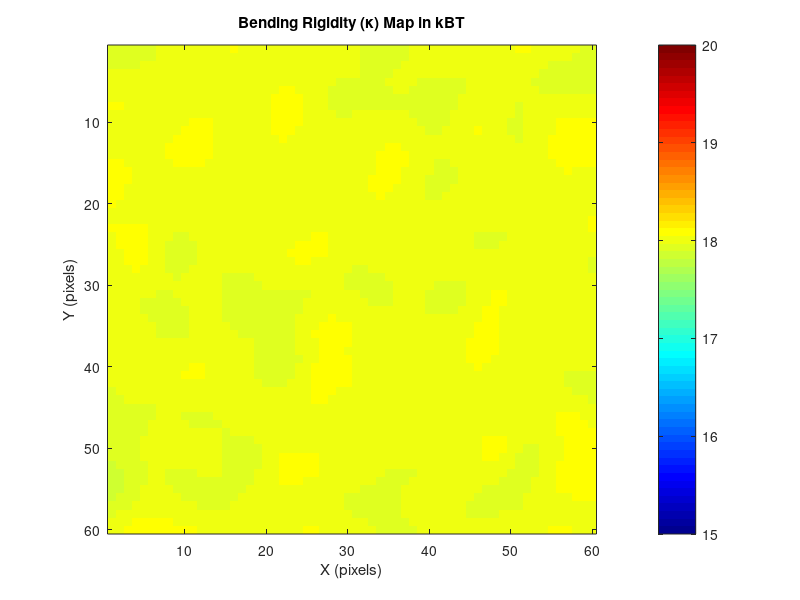
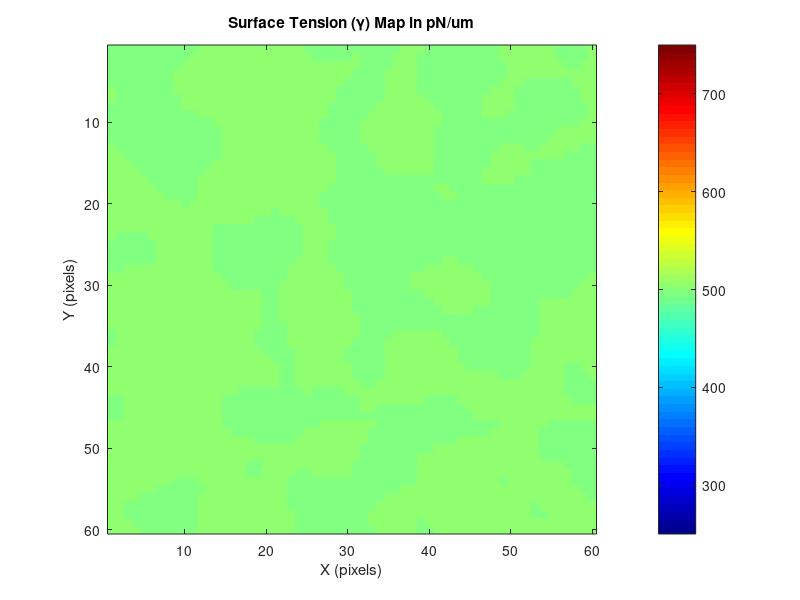

Write the MATLAB code that produced these figures, in order. (Note: this script raises an error after producing the figures.)
% Membrane Dynamics Simulation with Physical Mode Evolution and Advanced Visualization
clear; close all; clc;

%% ================= PHYSICAL PARAMETERS =================
simulation_grid_size = 60;       % Reduced for faster testing
simulated_area =1e-12;           % 5μm x 5μm membrane (15 μm²)
membrane_area = 1e-12;            % Membrane area should match simulated area
viscosity = 140;                 % Water viscosity (Pa·s)
temperature = 310;                % Temperature (K)
boltzmann_const = 1.38e-23;       % Boltzmann constant (J/K)
bending_rigidity = 18 * boltzmann_const * temperature; % ~20 kT
time_step = 10e-6;                 % MUCH smaller time step (20 ms)
total_simulation_time = 5;     % 10 ms total timefTpo
surface_tension = 500e-6;           % MUCH lower tension (0.1 pN/um)
mu = 1e-6;                       % Shear Modulus (N/m)                  
old_dir = pwd;
dir = 'D:\Kaustav\CODES SET\Membrane_Sheet_Simulation\protein_present\active\raft_loving_protein';
output_dir_irm = 'D:\Kaustav\CODES SET\Membrane_Sheet_Simulation\protein_present\active\raft_loving_protein\results_irm';            
output_dir_moransI = 'D:\Kaustav\CODES SET\Membrane_Sheet_Simulation\protein_present\active\raft_loving_protein\results_moransI';
output_dir_bending_map = 'D:\Kaustav\CODES SET\Membrane_Sheet_Simulation\protein_present\active\raft_loving_protein\bending_map';
output_dir_lipid_map = 'D:\Kaustav\CODES SET\Membrane_Sheet_Simulation\protein_present\active\raft_loving_protein\results_lipid_map';
output_dir_protein_map = 'D:\Kaustav\CODES SET\Membrane_Sheet_Simulation\protein_present\active\raft_loving_protein\results_protein_map';
output_dir_curvature_map = 'D:\Kaustav\CODES SET\Membrane_Sheet_Simulation\protein_present\active\raft_loving_protein\results_curvature_map';
pinning_strength = 50e-6;          % Moderate pinning (N/m²)


refractive_indices = [1.33, 1.48, 1.35];  % [air,media,membrane,cytosol]
separation_distance = 5e-9;
base_intensity = 0.1;
wavelength = 546e-9;
V_ext = ones(simulation_grid_size)*5e-6;  % Example: external potential map
P_ext = ones(simulation_grid_size)*0.1e-6;                         % External pressure term
low_kappa = 15;
high_kappa = 20;
low_tension = 250e-6;
high_tension  = 750e-6;
beta_phi   = 0.5;              % strong stiffening by proteins
beta_psi   = 0.5;              % moderate stiffening by rafts
C_p        = 1/(5e-3);             %(protein curvature)
C_l        = 1/(10e-3);             % (lipid curvature)

% Protein clustering properties
N = simulation_grid_size;
A_hat = 20;     % interaction parameter
S_hat = 200;     % saturation denstiy parameter
phi0_mean = 0.8;    % mean area fraction
sigma_init = 0.005;  % noise strength
phi = phi0_mean + imgaussfilt(sigma_init*randn(N,N),[5,5]);
phi = min(max(phi,1e-6),1-1e-6);   % enforce bounds
phi_eq = phi0_mean + 0.02*randn(size(phi));
phi_eq = max(min(phi_eq, 0.01), 0.05); % keep within [0.01, 0.1]

% Lipid heterogenity properties 
N = simulation_grid_size;
alpha = 0.1;    
J = 0.85;
lambda = 0.01;
psi0_mean = 0.8;    % mean area fraction
sigma_init = 0.05;  % noise strength
psi = psi0_mean + imgaussfilt(sigma_init*randn(N,N),[5,5]);
psi = min(max(psi,1e-6),1-1e-6);   % enforce bounds


C0_map = C_p.*phi + C_l.*psi;

mobility_phi = 0.1e-6;   % Protein mobility (fast)
mobility_psi = 0.1e-8;     % Lipid mobility (slow)

tau = 1000* time_step;            % relaxation time
tau_ramp = 1000*time_step;       % how fast remodeling ramps up (smoothness)
t0 = 2000 * time_step;      % start remodeling at step 100

%% ================= SPATIAL SETUP =================
system_length = sqrt(simulated_area);  % Length of membrane side (m)
grid_spacing = system_length / simulation_grid_size; % Correct grid spacing

x_coords = (0:simulation_grid_size-1) * grid_spacing;
y_coords = (0:simulation_grid_size-1) * grid_spacing;
[grid_X, grid_Y] = meshgrid(x_coords, y_coords);

% Convert to nanometers for visualization
nm_scale = 1e9;
X_nm = grid_X * nm_scale;
Y_nm = grid_Y * nm_scale;
L_nm = system_length* nm_scale;


fprintf('Grid spacing: %.1f nm\n', grid_spacing*1e9);
fprintf('Grid points: %d x %d\n', simulation_grid_size, simulation_grid_size);

%% ================= GENERATE HETEROGENEITY WITH PERLIN NOISE =================
% Define the grid of regions
num_region_rows = 100;
num_region_cols = 100;

% Calculate region size in pixels
region_height = floor(simulation_grid_size / num_region_rows);
region_width  = floor(simulation_grid_size / num_region_cols);

% Base values
base_kappa = bending_rigidity;
base_gamma = surface_tension;

% Variation amplitude (±10% variation)
kappa_variation = 0.01 * base_kappa;
gamma_variation = 0.01 * base_gamma;


rng(42); % reproducibility

% white noise
noise_kappa = randn(simulation_grid_size, simulation_grid_size);
noise_gamma = randn(simulation_grid_size, simulation_grid_size);

% smooth to introduce correlation
corr_length = 2; % adjust to control patch size
noise_kappa_smooth = imgaussfilt(noise_kappa, corr_length);
noise_gamma_smooth = imgaussfilt(noise_gamma, corr_length);

% normalise to [-1,1]
noise_kappa_smooth = noise_kappa_smooth ./ max(abs(noise_kappa_smooth(:)));
noise_gamma_smooth = noise_gamma_smooth ./ max(abs(noise_gamma_smooth(:)));

% apply variation (now can go above or below base)
kappa_map = base_kappa + kappa_variation * noise_kappa_smooth;
gamma_map = base_gamma + gamma_variation * noise_gamma_smooth;

kappa_map = imgaussfilt(kappa_map, 0.8);  % sigma in pixels; adjust
gamma_map = imgaussfilt(gamma_map, 0.8);

num_time_steps = round(total_simulation_time / time_step);


%% ================= VISUALIZATION =================
figure();
% Plot kappa map
imagesc(1:simulation_grid_size, 1:simulation_grid_size, kappa_map/(boltzmann_const*temperature));
colormap jet;
axis square; colorbar; 
caxis([low_kappa high_kappa]);
title('Bending Rigidity (κ) Map in kBT');
xlabel('X (pixels)'); ylabel('Y (pixels)');



% Plot gamma map
figure();
imagesc(1:simulation_grid_size, 1:simulation_grid_size, gamma_map*1e6);
colormap jet;
caxis([low_tension*1e6 high_tension*1e6]);
axis square; colorbar;
title('Surface Tension (γ) Map in pN/um');
xlabel('X (pixels)'); ylabel('Y (pixels)');





%% ================= MEMBRANE PINNING =================
pinning_grid_spacing = 1;  % Pin every 20th grid point
pinned_sites = false(simulation_grid_size, simulation_grid_size);
pinned_sites(1:pinning_grid_spacing:end, 1:pinning_grid_spacing:end) = true;

% Soft harmonic confinement at edges

[X_grid, Y_grid] = meshgrid(1:simulation_grid_size, 1:simulation_grid_size);

% Combine pinning and confinement
pinning_potential = zeros(simulation_grid_size, simulation_grid_size);
pinning_potential(pinned_sites) = pinning_strength;

%% ================= TIME EVOLUTION SETUP =================

time_points = (0:num_time_steps-1) * time_step;

% Initialize arrays
height_current = 1e-9 * randn(simulation_grid_size);

height_time_series = zeros(simulation_grid_size, simulation_grid_size, num_time_steps);

height_time_series(:, :, 1) = height_current;
fprintf('Starting simulation with %d steps...\n', num_time_steps);

% phi initialization (example)
protein_map_series = zeros(simulation_grid_size, simulation_grid_size, num_time_steps);
lipid_map_series = zeros(simulation_grid_size, simulation_grid_size, num_time_steps);
curvature_map_series = zeros(simulation_grid_size, simulation_grid_size, num_time_steps);
kappa_map_series = zeros(simulation_grid_size, simulation_grid_size, num_time_steps);



% Heterogentity Map
protein_map_series(:,:,1) = phi;
lipid_map_series (:,:,1) = psi;
curvature_map_series (:,:,1) = C0_map;


%% =================  WAVE VECTORS  =================
wavevector_height = 2*pi/system_length * [0:simulation_grid_size/2, -simulation_grid_size/2+1:-1];
[Qx, Qy] = meshgrid(wavevector_height, wavevector_height);
Q2 = Qx.^2 + Qy.^2;
Q2(1,1) = 1e-12;
Q4 = Q2.^2;

wavevector_protein = 2*pi/(system_length*1e6) * [0:simulation_grid_size/2, -simulation_grid_size/2+1:-1];
[Qx_p, Qy_p] = meshgrid(wavevector_protein, wavevector_protein);
Q2_p = Qx_p.^2 + Qy_p.^2;     % Laplacian operator in Fourier space
Q2_p(1,1) = 1e-12;  % Explicit DC component to be very low
Q4_p = Q2_p.^2;             % Biharmonic if needed

wavevector_lipid = 2*pi/(system_length*1e6) * [0:simulation_grid_size/2, -simulation_grid_size/2+1:-1];
[Qx_l, Qy_l] = meshgrid(wavevector_lipid, wavevector_lipid);
Q2_l = Qx_l.^2 + Qy_l.^2;     % Laplacian operator in Fourier space
Q2_l(1,1) = 1e-12; % Explicit DC component to be very low
Q4_l = Q2_l.^2;             % Biharmonic if needed



% de-alias (2/3 rule) mask (centered in FFT ordering)
Nx = simulation_grid_size; Ny = Nx;
cx = floor(Nx/2)+1; cy = floor(Ny/2)+1;
kx_cut = floor((2/3)*(Nx/2));
ky_cut = kx_cut;
mask = zeros(Ny, Nx);
ix = (cx-kx_cut):(cx+kx_cut);
iy = (cy-ky_cut):(cy+ky_cut);
mask(iy, ix) = 1;


% regularized mobility in q-space (Oseen-like), avoid divergence at tiny q
eps_q = (2*pi/system_length)^2 * 1e-8;
Lambda_q = 1 ./ (4 * viscosity * sqrt(Q2 + eps_q));
Lambda_q(1,1) = 0;       % no mobility for q=0 (handle mean separately)


qphys = sqrt(Q2);
qcut = 0.67*(pi/grid_spacing);
filter_q = exp(-(qphys/qcut).^8);   % soft rolloff

figure();
imagesc(qphys);
sprintf('The cutoff is %f',qcut);
figure();
imagesc(filter_q);


% constants for diagnostics or alternative schemes
mobility_det = 1/(viscosity * qcut);  % characteristic (not used in modal update)
% End precompute


%% =================  MAIN LOOP  =================
fig1 = figure('Position', [100, 100, 600, 800], 'Color', 'w');
fig2 = figure('Position', [100, 100, 800, 800], 'Color', 'w');
for step = 2:num_time_steps

    % 1) current Hq (Fourier amplitudes of the field)
    height_current = height_time_series(:,:,step-1);
    Hq = fft2(height_current);   % Nx-by-Nx complex array

    % === Gradients and Laplacians ===
    
    % === Gradiens and Laplacians for heights === %
    h_x = real(ifft2(1i * Qx .* Hq));
    h_y = real(ifft2(1i * Qy .* Hq));
    Laplacian_h = real(ifft2(-Q2 .* Hq));
    Biharmonic_h = real(ifft2(Q4 .* Hq));
    
    % === Gradients and Laplacians for proteins ===%
    phi = protein_map_series(:,:,step-1);
    phi_q = fft2(phi);
    grad_phi_x = real(ifft2(1i * Qx_p .* phi_q));
    grad_phi_y = real(ifft2(1i * Qy_p .* phi_q));
    grad_sq_phi = grad_phi_x.^2 + grad_phi_y.^2;    
    Laplacian_phi = real(ifft2(-Q2_p .* phi_q));
    Biharmonic_phi = real(ifft2(Q4_p .* phi_q));
    
    % === Gradients and Laplacians for lipids ===%
    psi = lipid_map_series(:,:,step-1);
    psi_q = fft2(psi);
    grad_psi_x = real(ifft2(1i * Qx_p .* psi_q));
    grad_psi_y = real(ifft2(1i * Qy_p .* psi_q));
    grad_sq_psi = grad_psi_x.^2 + grad_psi_y.^2;
    Laplacian_psi = real(ifft2(-Q2_l .* psi_q));
    Biharmonic_psi = real(ifft2(-Q4_l.* psi_q));

   

    % Cahn Hillard Type of Protein Diffusion and Dynamics

    coeff1 = 1 ./ (1 - phi) - A_hat .* phi;
    coeff2 = 1 ./ (1 - phi).^2 - A_hat;
    coeff3 = (A_hat ./ (2*S_hat));
    term1 = Laplacian_phi .* coeff1;
    term2 = grad_sq_phi .* coeff2;
    term3 = -phi .* (coeff3 .* Biharmonic_phi);
    
    
    % Raft Protein Coupling J
    % Cytoskeleton unbinding time Tau
    % M_phi, M_psi are mobilities (lipid and protein respectively)
    
    % ---------------- Chemical potentials ----------------
    % Lipid order parameter (raft vs non-raft)\
    %Positive J refers to proteins to nucleate psi =1 rafts
    mu_psi = alpha .* (psi.^3 - psi) - lambda .* Laplacian_psi - J*(psi-phi) ;
    

    % Protein area fraction (Cahn–Hilliard(from Rangamani Paper)+ coupling + height term + actin attachment)
    s = 1 - exp( -(step*time_step - t0) / tau_ramp );   % 0..1 smooth turn-on, set s=0 for t<t0 if desired
    s = max(0, s);   % ensure non-negative
    mu_phi = term1 + term2 + term3  ...
        - kappa_map.*(Laplacian_h - C_p.*phi) ...
        - (s ./ tau) .* (phi - phi_eq); % Activity is involved


    % ---------------- Time updates ----------------
    % Protein evolution (Cahn–Hilliard type)
    phi_new = phi + time_step * mobility_phi .* real(ifft2(-Q2_p .* fft2(mu_phi)));

    % Lipid evolution (Cahn–Hilliard)
    psi_new = psi + time_step * mobility_psi .* real(ifft2(-Q2_l .* fft2(mu_psi)));
   
    % Bound enforcement (since phi and psi are bounded order parameters)
    phi_new = min(max(phi_new, 0), 1);
    psi_new = min(max(psi_new, 0), 1);

    % Store updated fields
    protein_map_series(:,:,step) = phi_new;
    lipid_map_series(:,:,step)   = psi_new;
    kappa_map_series(:,:,step) = kappa_map;

     % --- Update kappa map (spatially and temporally varying) ---
    kappa_map = base_kappa .* (1 + beta_phi * phi_new + beta_psi * psi_new);
    kappa_map = max(kappa_map, 0.1 * base_kappa);
    
    
    % Enforce bounds (since phi is area fraction)
    phi_new = min(max(phi_new, 0), 1);
    % Store
    protein_map_series(:,:,step) = phi_new;
    % Spontaneous curvature coupling
    C0_map = C_p * phi_new + C_l* psi_new;
    
    % Correct bending force with spatially varying kappa:
    field = kappa_map .* (Laplacian_h - C0_map);
    F_bend_full = real(ifft2(-Q2 .* fft2(field)));  

    % Correct tension force with spatially varying gamma:
    gx = gamma_map .* h_x;
    gy = gamma_map .* h_y;
    F_tens_full = real(ifft2( 1i*(Qx .* fft2(gx) + Qy .* fft2(gy)) ));  % = ∇·(gamma ∇h)

    % Pinning / external (local)
    F_pin = - pinning_potential .* height_current;
    F_ext_local = - V_ext .* height_current;

    % Nonlinear area derivative (if you want the full nonlinear derivative, add here).
    % Otherwise compute global Sigma_area and treat as linear extra tension (goes into Kq)
    grad_sq_map = h_x.^2 + h_y.^2;
    I_grad = sum(grad_sq_map(:)) * (grid_spacing^2);
    %Sigma_area = (area_compressibility / (2 * membrane_area)) * I_grad;
    % full area force (nonlinear piece) — optional, only if you want non-linear correction
    % F_area_nl = -(area_compressibility) * divergence( (|grad h|^2) * grad h )   (compute via spectral/FD if desired)
    % For stability most use Sigma_area * Lap_h as linearized contribution.

    % Uniform pressure: acts on q=0 only; create real-space constant forcing (same everywhere)
    F_press_real = - P_ext * ones(size(height_current));  % careful: this is area force per unit area

    % ------------------- Compose FULL real-space force ------------------------------
    F_full_real = F_bend_full + F_tens_full + F_pin + F_ext_local + F_press_real;
    % Note: Sigma_area * Lap_h is included here only if you want it also to appear as part of F_nl.
    % But we'll include Sigma_area in Kq (preferred), so subtract its linear part below.

    % ------------------- Build linear diagonal Kq using base constants ----------------
    kappa_mean = mean(kappa_map(:));
    gamma_mean = mean(gamma_map(:));
    
    Kq = kappa_mean .* Q4 + gamma_mean .* Q2;
    Kq(1,1) = Inf; % avoid division by zero for q=0


    % ------------------- Extract residual (non-diagonal) forcing ---------------------
    % residual = full force - (linear operator applied in real space)
    % linear_op_real = - base_kappa * ∇^4 h + base_gamma * ∇^2 h + Sigma_area * ∇^2 h + F_press_linear
    % Compute linear_op_real in real space (use same spectral derivatives)
    linear_bend_real = - base_kappa .* Biharmonic_h ; 
    linear_tens_real = base_gamma .* Laplacian_h;
    linear_press_real = - P_ext * ones(size(height_current)); % if you want pressure in linear part
    linear_op_real = linear_bend_real + linear_tens_real + linear_press_real;

    % Residual forcing (what goes into F_nl_real)
    F_nl_real_residual = F_full_real - linear_op_real;
    % zero out tiny numerical noise
    F_nl_real_residual(abs(F_nl_real_residual) < 1e-20) = 0;

    % ------------------- Transform residual into q-space (dealias / mask optionally) -
    Fq_nl = fft2(F_nl_real_residual);
    Fq_nl = Fq_nl .* filter_q;   % if you use a de-alias mask (recommended)

    % ------------------- OU modal parameters (use time_step, not step) ----------------
    tau_q = 1 ./ (Lambda_q .* Kq);
    % --- mobility and Kq already computed earlier ---
    % tau_q = 1 ./ (Lambda_q .* Kq);   % you already have this
    % Compute alpha using time_step (NOT step)
    alpha_q = exp(- time_step ./ tau_q);
    alpha_q(isnan(alpha_q)) = 0;

    % Correct discrete variance for MATLAB fft2 normalization (dx = grid_spacing)
    Vq = mobility_det* (boltzmann_const * temperature) ./ (Kq * (grid_spacing^4));
    % clean up numerics
    Vq(isinf(Vq) | isnan(Vq)) = 0;

    % 9) deterministic modal forcing from residual
    det_nl_q = (1 - alpha_q) .* (Fq_nl ./ Kq);
    det_nl_q(isnan(det_nl_q) | isinf(det_nl_q)) = 0;

    % Generate Hermitian Gaussian noise
    Xi = (randn(simulation_grid_size, simulation_grid_size) + 1i*randn(simulation_grid_size, simulation_grid_size));
    Xi = makeHermitian(Xi);   % ensure conjugate symmetry and Nyquist/DC real
    Xi(1,1) = real(Xi(1,1));

    % stochastic increment (per-mode)
    stoch_q = sqrt( Vq .* (1 - alpha_q.^2) ) .* Xi.*filter_q;

    % 11) final modal update
    Hq_new = alpha_q .* Hq + det_nl_q + stoch_q;

    % 12) optional spectral filter and back to real
    Hq_new = Hq_new .* filter_q;
    height_current = real(ifft2(Hq_new));

    % 13) remove mean (control q=0 / volume)
    height_current = height_current - mean(height_current(:));

    % 14) store & visualize
    height_time_series(:,:,step) = height_current;
  
    % Update visualization less frequently
    if mod(step, 5000) == 1
        update_visualization(fig1,fig2, X_nm, Y_nm,L_nm,height_current, time_points(step),lipid_map_series,kappa_map_series,protein_map_series,step);
        drawnow;
    end
end
%%
std_dev_time = std(height_time_series,0,3);
figure;
imshow(std_dev_time*1e9,[min(std_dev_time(:)*1e9) max(std_dev_time(:)*1e9)]);
colormap jet;
colorbar;
caxis([min(std_dev_time(:)*1e9) max(std_dev_time(:))*1e9]);
title('Standard Deviation of height(nm)');
filename = sprintf('SD_Time.png');
full_path = fullfile(dir, filename);
saveas(gcf, full_path);
close;

cd(dir);
% Setup for video
video_filename = 'membrane_dynamics_movie(pinned).mp4';
video1 = VideoWriter(video_filename, 'MPEG-4');
video1.FrameRate = 100;
open(video1);
figure();  % Create and reuse figure window
h_range = max(abs(height_time_series(:)));

cmin = -h_range*1e9;
cmax=  h_range*1e9 ;
for t = 1:100:num_time_steps
    clf;
    h = height_time_series(:,:,t)*1e9;
    surf(X_nm, Y_nm, h, 'EdgeColor','none');
    hold on;

    % Use actual time value in microseconds
    title(sprintf('Membrane Height (t = %.2f ms)', time_points(t)*1e3));
    xlabel('x/L'); ylabel('y'); zlabel('h (nm)');
    view(-30, 60);
    colormap(turbo);
    hcb = colorbar('Location','eastoutside');
    hcb.Label.String = 'Height (nm)';
    caxis([cmin cmax]);
    zlim([cmin cmax]);
    light('Position', [1 1 1], 'Style', 'infinite');

    drawnow;
    frame = getframe(gcf);

    writeVideo(video1, frame);
end

close(video1);

close(video1);
cd(old_dir);

%% Generate IRM Images and MoransI Map from the fluctuation map of the simulation


for step = 1:50:num_time_steps
    
        height_current = height_time_series(:,:,step);

        % Calculate wave number for the membrane
        wave_number = 2 * pi * refractive_indices(2) / wavelength;

        % Calculate reflection intensities
        reflected_intensity_1 = fc(1, 2, refractive_indices)^2 * base_intensity;
        reflected_intensity_2 = (1 - fc(1, 2, refractive_indices)^2) * base_intensity * fc(2, 3, refractive_indices)^2;

        % Calculate interference terms
        max_intensity = reflected_intensity_1 + reflected_intensity_2 + 2 * sqrt(reflected_intensity_1 * reflected_intensity_2);
        min_intensity = reflected_intensity_1 + reflected_intensity_2 - 2 * sqrt(reflected_intensity_1 * reflected_intensity_2);

        sum_intensity = max_intensity + min_intensity;
        diff_intensity = max_intensity - min_intensity;

        % Calculate reflection coefficients
        reflection_factor = fc(2, 3, refractive_indices) / fc(1, 2, refractive_indices);
        interference_coeff = reflection_factor * (1 - fc(1, 2, refractive_indices)^2);

        % Phase calculations
        phase_shift = 4 * pi * refractive_indices(2) * separation_distance / wavelength;
        reference_height = -(wavelength / (4 * pi * refractive_indices(1))) * ...
            atan((interference_coeff * sin(phase_shift)) / ...
            (1 + interference_coeff * sin(phase_shift)));

        % Final intensity calculation
        intensity_map = sum_intensity/2 - diff_intensity * ...
            cos(2 * wave_number * (height_current - reference_height));

        % Calculate Moran's I
        kernel_size = 11;
        center = ceil(kernel_size/2);
        [kernel_x, kernel_y] = meshgrid(-(center-1):(kernel_size-center), -(center-1):(kernel_size-center));
        distance_kernel = sqrt(kernel_x.^2 + kernel_y.^2) * grid_spacing;
        epsilon = 1e-10;
        weighting_kernel = 1 ./ (distance_kernel + epsilon);
        weighting_kernel(center, center) = 0;

        global_mean_h = mean(height_current(:));
        mean_centered_h = height_current - global_mean_h;
        weighted_sum_of_neighbors_deviations = conv2(mean_centered_h, weighting_kernel, 'same');
        numerator_map = mean_centered_h .* weighted_sum_of_neighbors_deviations;
        global_variance = var(height_current(:), 1);
        morans_i_map = numerator_map / global_variance;
        
        
        
                % Save intensity frame
        intensity_normalized = mat2gray(intensity_map);
        intensity_uint8 = im2uint8(intensity_normalized);
        filename = sprintf('frame_%04d.png', step);
        imwrite(intensity_uint8, fullfile(output_dir_irm, filename));

        % Save Moran's I frame
        morans_i_normalized = mat2gray(morans_i_map);
        morans_i_uint8 = im2uint8(morans_i_normalized);
        filename = sprintf('MoransI_%04d.png', step);
        imwrite(morans_i_uint8, fullfile(output_dir_moransI, filename));
        
        phi_norm = mat2gray(protein_map_series(:,:,step));
        phi_image = im2uint8(phi_norm);
        filename = sprintf('Protein_Density_Map_%04d.png',step);
        imwrite(phi_image,fullfile(output_dir_protein_map,filename));
        
        
        a = lipid_map_series(:,:,step);
        binary_lipid_map_series(:,:,step) = a > 0.01;
        psi_norm = mat2gray(lipid_map_series(:,:,step));
        phi_image = im2uint8(psi_norm);
        filename = sprintf('Lipid_Density_Map_%04d.png',step);
        imwrite(phi_image,fullfile(output_dir_lipid_map,filename));
        
        
        height_norm = mat2gray(height_time_series(:,:,step)*1e9);
        height_image = im2uint8(height_norm);
        filename = sprintf('Height_Map_%04d.png',step);
        imwrite(height_image,fullfile(output_dir_curvature_map,filename));
        
           
end

%% Finding the PSD of the simulation data

[S2D, qx, qy, q_r, S_radial, S_qw, omega, q_list] = compute_PSDs(height_time_series, grid_spacing, grid_spacing, time_step);

% 1) 2D PSD heatmap (log scale)
figure;
imagesc( fftshift(qx(1,:)), fftshift(qy(:,1)), fftshift(log10(abs(S2D))) );
axis xy; xlabel('q_x (rad/m)'); ylabel('q_y (rad/m)');
title('log10 S(q_x,q_y)'); colorbar;

% 2) radial PSD
figure;
loglog(q_r, S_radial, '-o');
xlabel('q (rad/m)'); ylabel('S_{radial}(q)');
title('Circularly averaged PSD');
filename = sprintf('Circularly averaged PSD.png');
full_path = fullfile(dir, filename);
saveas(gcf, full_path);
close;

% 3) temporal PSD for selected q-modes
for qq = 1:size(S_qw,1)
    figure;
    loglog(omega, S_qw(qq,:));
    xlim([omega(2), max(omega)/2]);
    title(sprintf('Mode %d temporal PSD', qq));
    xlabel('\omega (rad/s)'); ylabel('S(\omega)');
    filename = sprintf('Temporal_PSD_mode%d.png',qq);
    full_path = fullfile(dir, filename);
    saveas(gcf, full_path);
    close;
end



function [S2D, qx, qy, q_r, S_radial, S_qw, omega, q_list] = compute_PSDs(h_ts, dx, dy, dt)
    [Nx, Ny, Nt] = size(h_ts);
    % Note: in your code Nx==Ny==simulation_grid_size; but handle general Nx,Ny.
    Nx = size(h_ts,2);
    Ny = size(h_ts,1); % if orientation differs, ensure consistent: here assume (Ny x Nx x Nt)
    [Ny, Nx, Nt] = size(h_ts);

    Lx = Nx * dx;
    Ly = Ny * dy;
    A = Lx*Ly;
    
    % wavevector grids (MATLAB fft ordering)
    kx = (2*pi/Lx) * [0:(Nx/2-1) (-Nx/2):-1];
    ky = (2*pi/Ly) * [0:(Ny/2-1) (-Ny/2):-1];
    [Qx, Qy] = meshgrid(kx, ky);
    q2 = Qx.^2 + Qy.^2;
    q_mag = sqrt(q2);

    % accumulate |H(q)|^2 over time
    H2_acc = zeros(Ny, Nx);
    % store Hq(t) for spatio-temporal PSD for a subset of q (avoid huge memory)
    % choose a few representative q vectors (e.g., along kx axis and some radial rings)
    q_indices = select_q_indices(Nx, Ny); % helper to choose list of (iy,ix) pairs
    n_qsel = size(q_indices,1);
    Hq_time = zeros(n_qsel, Nt);  % complex

    for tt = 1:Nt
        h = h_ts(:,:,tt);
        H = fft2(h);                     % MATLAB fft2: no forward normalization
        H2_acc = H2_acc + abs(H).^2;     % accumulate power per mode

        % collect chosen mode coefficients over time
        for qq = 1:n_qsel
            iy = q_indices(qq,1); ix = q_indices(qq,2);
            Hq_time(qq, tt) = H(iy, ix);
        end
    end

    % Time-averaged 2D PSD (normalization explained below)
    % Using normalization: S2D(q) = (dx*dy)/(Nx*Ny*Nt) * sum_t |H(q,t)|^2
    S2D = (dx*dy) / (Nx * Ny * Nt) * H2_acc;

    % Circular / radial average
    qmax = max(q_mag(:));
    nbins = floor(min(Nx,Ny)/2);
    q_edges = linspace(0, qmax, nbins+1);
    q_centers = 0.5*(q_edges(1:end-1) + q_edges(2:end));
    S_radial = zeros(1, nbins);
    counts = zeros(1, nbins);

    for iy = 1:Ny
        for ix = 1:Nx
            qv = q_mag(iy,ix);
            % find bin
            bin = find(qv >= q_edges(1:end-1) & qv < q_edges(2:end), 1);
            if isempty(bin)
                continue
            end
            S_radial(bin) = S_radial(bin) + S2D(iy,ix);
            counts(bin) = counts(bin) + 1;
        end
    end
    nonzero = counts>0;
    S_radial(nonzero) = S_radial(nonzero) ./ counts(nonzero);
    q_r = q_centers;

    % ---- Spatio-temporal PSD for selected q's: do temporal FFT of Hq_time ----
    % Option: detrend or window time series before FFT to reduce leakage
    nfft = 2^nextpow2(Nt);
    df = 1/(dt * nfft);
    freq = (0:(nfft-1)) * df;                 % Hz
    omega = 2*pi*freq;                        % rad/s
    S_qw = zeros(n_qsel, nfft);               % power spectral density per mode vs freq

    for qq = 1:n_qsel
        hq_t = squeeze(Hq_time(qq,:));        % complex time series (units inherited from fft2)
        % optional: remove mean
        hq_t = hq_t - mean(hq_t);
        % window
        w = hann(Nt)';
        hq_tw = hq_t .* w;
        H_t = fft(hq_tw, nfft);
        Pxx = (dt / (Nt * sum(w.^2))) * abs(H_t).^2;  % one-sided not done; keep full-spectrum
        S_qw(qq, :) = Pxx;
    end

    % return grid and list of selected q indices for reference
    qx = Qx; qy = Qy;
    q_list = q_indices;
end

%% helper: choose representative q indices (center + few rings + kx axis)
function q_indices = select_q_indices(Nx, Ny)
    cx = floor(Nx/2)+1; cy = floor(Ny/2)+1; % MATLAB 1-based center
    % pick small set: center, few along +kx and +ky and diagonals
    picks = [cy, cx; cy, cx+1; cy, cx+2; cy+1, cx; cy+2, cx; cy+1, cx+1; cy+2, cx+2];
    % clip indices within [1,N]
    picks(:,1) = mod(picks(:,1)-1, Ny)+1;
    picks(:,2) = mod(picks(:,2)-1, Nx)+1;
    q_indices = unique(picks, 'rows', 'stable');
end





%% ================= VISUALIZATION FUNCTION =================
function update_visualization(fig1,fig2,X_nm, Y_nm, L_nm, h_total, current_time,lipid_map_series,kappa_map_series,protein_map_series,step)
    figure(fig1);
    clf;
    
    % Assuming X_nm and Y_nm are your 2D meshgrid arrays, and L_nm is the domain length.
    % Convert height to nm
    h_nm = h_total * 1e9;

     % Main surface plot
    subplot(2, 2, [1, 2]);
    % Use the full 2D arrays for X, Y, and Z
    surf(X_nm, Y_nm, h_nm, 'EdgeColor', 'none');
    title(sprintf('Membrane Height at t = %.2f ms', current_time*1e3));
    xlabel('x (nm)');
    ylabel('y (nm)');
    zlabel('Height (nm)');
    colormap(turbo);
    colorbar;
    view(-30, 60);
    

    % Top view
    subplot(2,2,3);
    contourf(X_nm, Y_nm, h_nm, 30, 'LineColor','none'); % 30 contour levels
    axis image; colorbar;
    colormap(turbo);
    xlabel('x [nm]'); ylabel('y [nm]');
    title('Height contour map');
    
    % Height distribution
    subplot(2,2,4);
    histogram(h_nm(:), 50, 'Normalization', 'pdf');
    title('Height Distribution');
    xlabel('Height (nm)'); ylabel('Probability Density');
    grid on;
    drawnow;
   

    figure(fig2);
    clf;
     % Cross-section
    subplot(3,1,1);
    contourf(X_nm, Y_nm, protein_map_series(:,:,step), 30, 'LineColor','none'); % 30 contour levels
    axis image; colorbar;
    colormap(turbo);
    xlabel('x [nm]'); ylabel('y [nm]');
    title('Protein map');


    subplot(3,1,2);
    contourf(X_nm, Y_nm, kappa_map_series(:,:,step), 30, 'LineColor','none'); % 30 contour levels
    axis image; colorbar;
    colormap(turbo);
    xlabel('x [nm]'); ylabel('y [nm]');
    title('Bending rigidity map');
    
    a = lipid_map_series(:,:,step);
    binary_lipid_map_series(:,:,step) = a > 0.015;
    subplot(3,1,3);
    contourf(X_nm, Y_nm, lipid_map_series(:,:,step), 30, 'LineColor','none'); % 30 contour levels
    axis image; colorbar;
    colormap(turbo);
    xlabel('x [nm]'); ylabel('y [nm]');
    title('Lipid Compositon map');
    drawnow;

end
function frensel_coefficient = fc(index1,index2,refractive_index)
n_1 = refractive_index(index1);
n_2 = refractive_index(index2);
frensel_coefficient=(n_1-n_2)/(n_1+n_2);
end
 
function X = makeHermitian(X)
    [Ny, Nx] = size(X);

    % Conjugate symmetry
    for y = 2:Ny
        for x = 2:Nx
            X(Ny - y + 2, Nx - x + 2) = conj(X(y, x));
        end
    end

    % Force Nyquist frequencies and DC to be real
    X(1,1)           = real(X(1,1));          % DC
    X(1,Nx/2+1)      = real(X(1,Nx/2+1));     % Nyquist x-axis
    X(Ny/2+1,1)      = real(X(Ny/2+1,1));     % Nyquist y-axis
    X(Ny/2+1,Nx/2+1) = real(X(Ny/2+1,Nx/2+1));% Nyquist corner
end